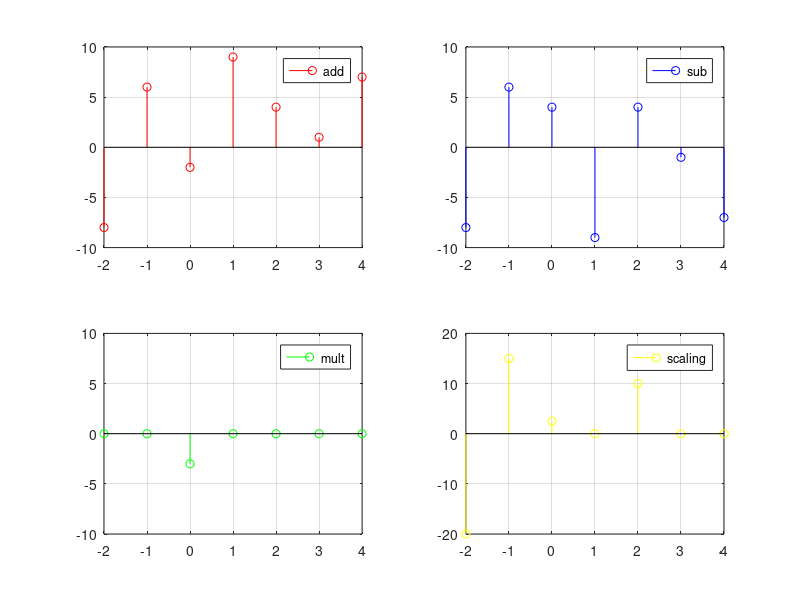
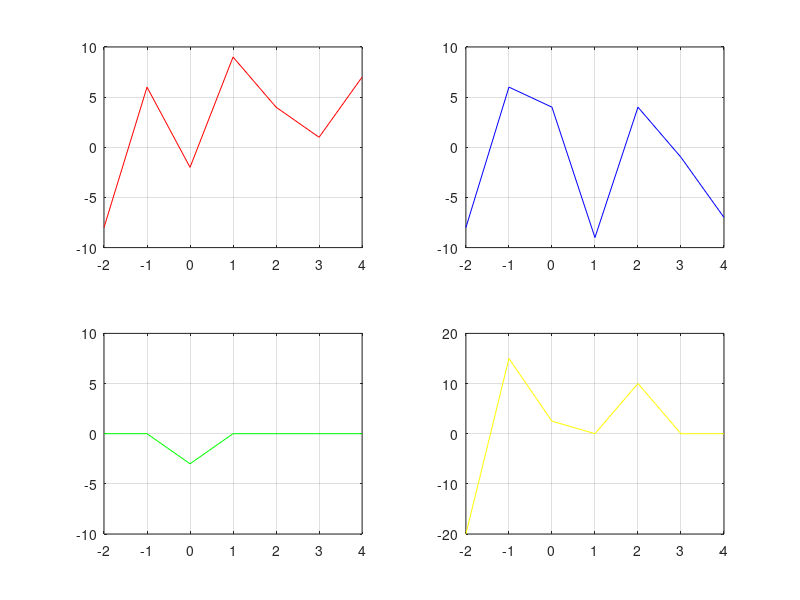

The MATLAB script that drew these images, in order:
x = [-8, 6, 1, 0, 4, 0, 0]
xx = [-2, -1, 0, 1, 2, 3, 4]
h = [0, 0, -3, 9, 0, 1, 7]
hy = [-2, -1, 0, 1, 2, 3, 4]

add=x+h;
figure(1)
subplot(2,2,1)
stem(xx,add,'r');
axis([-2 4 -10 10])
grid on;
legend('add')


sub = zeros(1, 7);
for i=1:7
  sub(i) = x(i) - h(i);
end
subplot(2,2,2);
stem(xx,sub,'b');
axis([-2 4 -10 10])
grid on;
legend('sub')


mul = zeros(1, 7);
for i=1:7
  mul(i) = x(i) * h(i);
end
subplot(2,2,3);
stem(xx,mul,'g');
axis([-2 4 -10 10])
grid on;
legend('mult')


k = 2.5
g = k*x;
subplot(2,2,4);
stem(xx,g,'y');
axis([-2 4 -20 20])
grid on;
legend('scaling')

figure(2)
subplot(2,2,1)
plot(xx,add,'r');
axis([-2 4 -10 10])
grid on;

subplot(2,2,2);
plot(xx,sub,'b');
axis([-2 4 -10 10])
grid on;

subplot(2,2,3);
plot(xx,mul,'g');
axis([-2 4 -10 10])
grid on;

subplot(2,2,4);
plot(xx,g,'y');
axis([-2 4 -20 20])
grid on;
